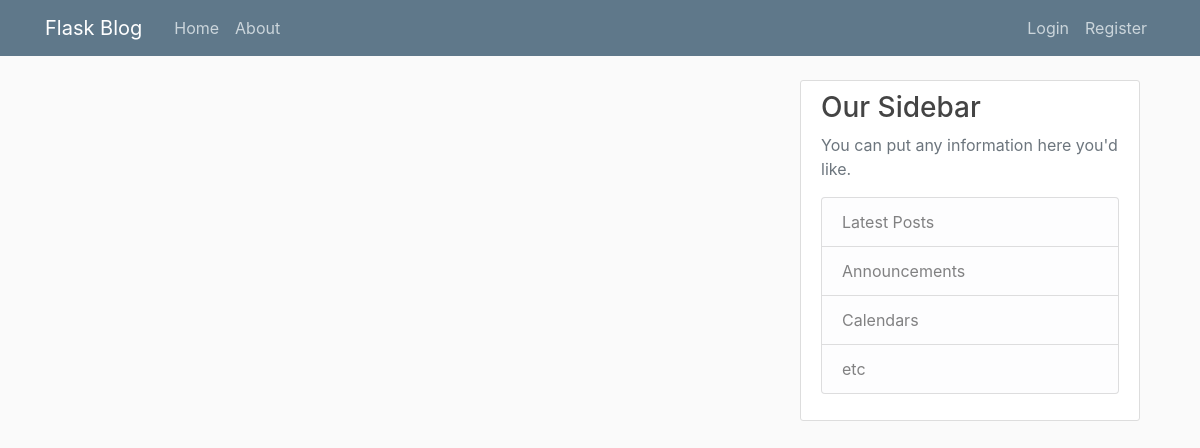
Page /home on the earlier database version.
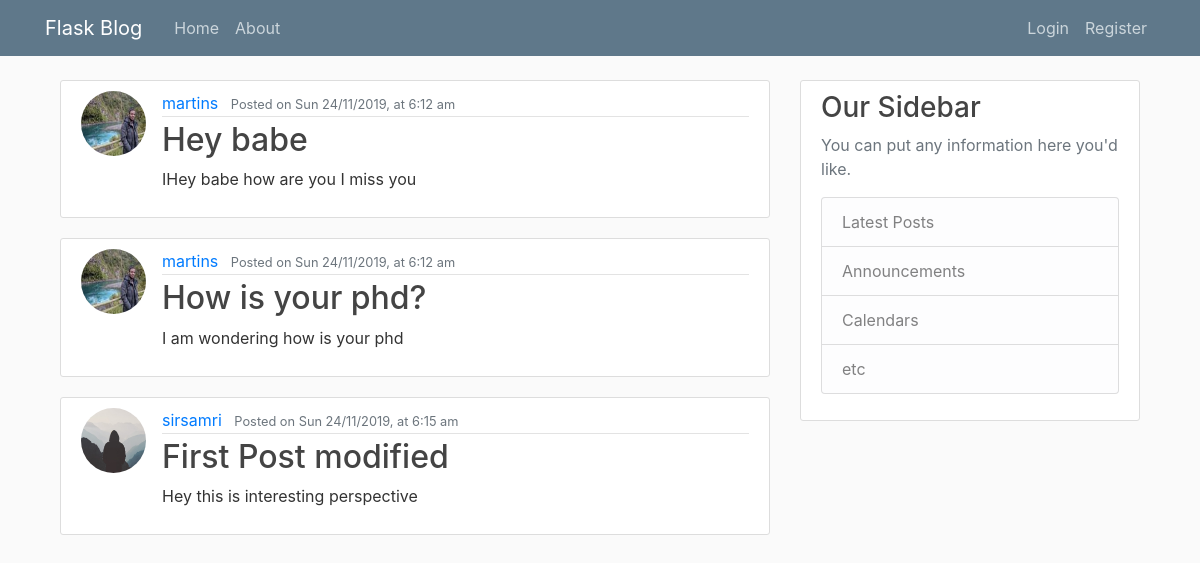
Same page on the later database version.
### flaskblog/models.py (models this page shows, shortened)
class Post(db.Model):
    id = db.Column(db.Integer, primary_key=True)
    title = db.Column(db.String(100), nullable=False)
    date_posted = db.Column(db.DateTime, nullable=False, default=datetime.utcnow)
    content = db.Column(db.Text, nullable=False)
    user_id = db.Column(db.Integer, db.ForeignKey('user.id'), nullable=False)

class User(db.Model, UserMixin):
    id = db.Column(db.Integer, primary_key=True)
    username = db.Column(db.String(20), unique=True, nullable=False)
    email = db.Column(db.String(120), unique=True, nullable=False)
    image_file = db.Column(db.String(20), nullable=False, default='default.jpg')
    password = db.Column(db.String(20), nullable=False)
    posts = db.relationship('Post', backref='author', lazy=True)

### flaskblog/routes.py (the view)
@app.route('/')
@app.route('/home')
def home():
    posts = Post.query.all()
    return render_template('home.html', posts=posts)

### flaskblog/templates/home.html
{% extends "layout.html" %}
{% block content %}
    {% for post in posts %}
        <article class="media content-section">
          <img class="rounded-circle article-img" src="{{ url_for('static', filename='img/' + post.author.image_file) }}">
            <div class="media-body">
              <div class="article-metadata">
                <a class="mr-2" href="#">{{ post.author.username }}</a>
                <small class="text-muted"> Posted on {{ moment(post.date_posted).format('ddd D/M/YYYY, [at] h:mm a') }}</small>
              </div>
              <h2><a class="article-title" href="{{ url_for('post', post_id=post.id) }}">{{ post.title }}</a></h2>
              <p class="article-content">{{ post.content }}</p>
            </div>
        </article>
    {% endfor %}
{% endblock content %}

### flaskblog/templates/layout.html (shortened to what this page needs)
<!DOCTYPE html>
<html>
    <head>
        <link rel="stylesheet" href="https://maxcdn.bootstrapcdn.com/bootstrap/4.0.0/css/bootstrap.min.css">
        <link rel="stylesheet" type="text/css" href="{{ url_for('static', filename='main.css') }}">
    </head>
    <body>
        <header class="site-header">
            <nav class="navbar navbar-expand-md navbar-dark bg-steel fixed-top">
                <div class="container">
                <a class="navbar-brand mr-4" href="/">Flask Blog</a>
                <div class="collapse navbar-collapse" id="navbarToggle">
                    <div class="navbar-nav mr-auto">
                    <a class="nav-item nav-link" href="/">Home</a>
                    <a class="nav-item nav-link" href="{{url_for('about')}}">About</a>
                    </div>
                    <div class="navbar-nav">
                        {% if current_user.is_authenticated %}
                            <a class="nav-item nav-link" href="{{url_for('new_post')}}">New Post</a>
                            <a class="nav-item nav-link" href="{{url_for('account')}}">Account</a>
                            <a class="nav-item nav-link" href="{{url_for('logout')}}">Log out</a>
                        {% else %}
                            <a class="nav-item nav-link" href="{{url_for('login')}}">Login</a>
                            <a class="nav-item nav-link" href="{{url_for('register')}}">Register</a>
                        {% endif %}
                    </div>
                </div>
                </div>
            </nav>
        </header>
        <div class="container">
            <main role="main" class="container">
                <div class="row">
                    <div class="col-md-8">
                        {% block content %}
                        {% endblock content %}
                    </div>
                    <div class="col-md-4">
                    <div class="content-section">
                        <h3>Our Sidebar</h3>
                        <p class='text-muted'>You can put any information here you'd like.
                        <ul class="list-group">
                            <li class="list-group-item list-group-item-light">Latest Posts</li>
                            <li class="list-group-item list-group-item-light">Announcements</li>
                            <li class="list-group-item list-group-item-light">Calendars</li>
                            <li class="list-group-item list-group-item-light">etc</li>
                        </ul>
                        </p>
                    </div>
                    </div>
                </div>
            </main>
        </div>
    </body>
</html>

### flaskblog/static/main.css (style rules this page uses)
body { background: #fafafa; color: #333333; margin-top: 5rem; }
h1, h2, h3, h4, h5, h6 { color: #444444; }
.bg-steel { background-color: #5f788a; }
.site-header .navbar-nav .nav-link { color: #cbd5db; }
.content-section { background: #ffffff; padding: 10px 20px; border: 1px solid #dddddd; border-radius: 3px; margin-bottom: 20px; }
.article-title { color: #444444; }
.article-content { white-space: pre-line; }
.article-img { height: 65px; width: 65px; margin-right: 16px; }
.article-metadata { padding-bottom: 1px; margin-bottom: 4px; border-bottom: 1px solid #e3e3e3 }

Differences in the rows shown:
added Post: image_file (picture), author.username "martins", date_posted "Sun 24/11/2019, at 6:12 am", title "Hey babe", content "IHey babe how are you I miss you"
added Post: image_file (picture), author.username "martins", date_posted "Sun 24/11/2019, at 6:12 am", title "How is your phd?", content "I am wondering how is your phd"
added Post: image_file (placeholder picture), author.username "sirsamri", date_posted "Sun 24/11/2019, at 6:15 am", title "First Post modified", content "Hey this is interesting perspective"
